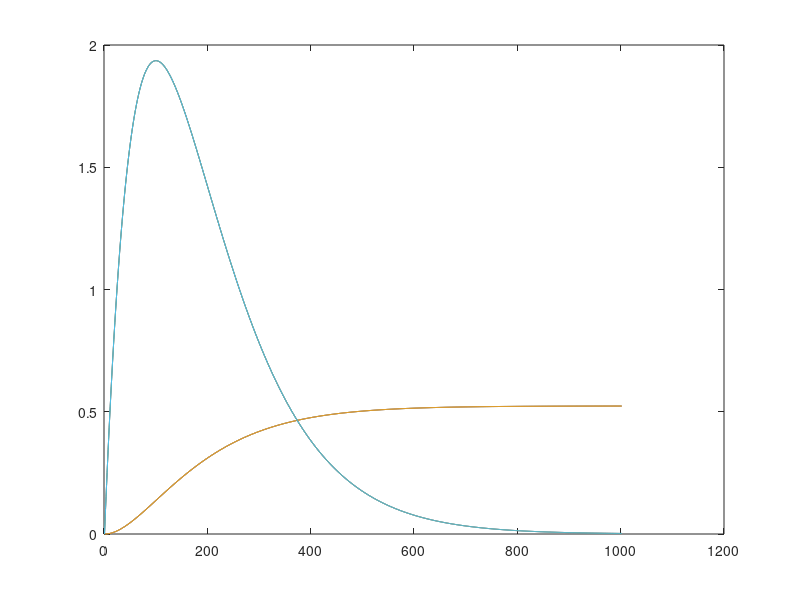

Reproduce this figure in MATLAB.
clear all 
clc;
m = 10;
gamma0 = 0.1;
gamma1= 0.35;
gamma2= 0.4;
gamma3= 0.15;
l = 0.3;
EI = 1.38 * 10^9 * 10^-3 * (6*10^-3)^3/12 ;
k1 = 3.51 * EI/l;
k2 = 2.99 * EI/l;
k3 = 2.58 * EI/l;
m1 = m * gamma1;
m2 = m * gamma2;
m3 = m * gamma3;
J1 = m1 * gamma1^2 * l^2/12;
J2 = m2 * gamma2^2 * l^2/12;
J3 = m3 * gamma3^2 * l^2/12;

t_step = 0.001;
t_f = 1;
t = 0: t_step : t_f;
N = size(t);
N = N(1,2);

x0 = zeros(6,1);
x = [x0, zeros(6,N-1)];
u = [0.001*sin(t);zeros(1,N); zeros(1,N); ];

theta_r = [pi/6; pi/6; pi/6];

for i = 1 : N
    xk = x(:,i); theta1 = xk(1); theta2= xk(2); theta3=xk(3); theta1_d = xk(4);theta2_d = xk(5);theta3_d = xk(6);
    uk = u(:,i);
    

    D11 = (gamma1^3/3 + gamma2^3/3 + gamma3^3/3 + gamma1^2 * gamma2 +gamma1^2 * gamma3 + gamma2^2 * gamma3 +...
        (gamma1 * gamma2^2 + 2* gamma1 * gamma2 * gamma3) * cos(theta2) + gamma2 * gamma3^2 * cos(theta3) + gamma1 * gamma3^2 * cos(theta2 + theta3)) * m*l^2;
        
    D22 = (gamma3^3/3 + gamma2^2 * gamma3 + gamma2 * gamma3^2 * cos(theta3)) * m*l^2;
    
    D33 = gamma3^3 * m * l^2/3;
    
    D12 = (gamma2^3/3 + gamma3^3/3 + gamma2^2 * gamma3 + (gamma1 * gamma2^2/2 + gamma1 * gamma2 * gamma3) * cos(theta2) + ...
        gamma2 * gamma3^2 * cos(theta3) + gamma1 * gamma3^2 * cos(theta2 + theta3)/2)* m * l^2;
    
    D21 = D12;
    
    D13 = (gamma3^3/3 + gamma2 * gamma3^2 *cos(theta3)/2 + gamma1 * gamma3^2 * cos(theta2 + theta3)/2 )*m*l^2;
    
    D31 = D13;
    
    D23 = (gamma3^3/3 + gamma2 * gamma3^2 * cos(theta3)/2) * m * l^2;
    
    D32 = D23;
    
    A = [D11, D12, D13; D21, D22, D23; D31, D32, D33];
    
    
    D111 = 0; D222 = 0; D333 = 0;
    
    D122 = - ( (gamma1*gamma2^2/2 + gamma1 * gamma2 * gamma3) * sin(theta2) + gamma1 * gamma3^3 * sin(theta2 + theta3)/2)*m*l^2;
    
    D133 = - (gamma2*gamma3^2*sin(theta3)/2 + gamma1*gamma3^2 * sin(theta2 + theta3)/2)*m*l^2;
    
    D211 = ( (gamma1 * gamma2^2/2 + gamma1 * gamma2 * gamma3)* sin(theta2) + gamma1 * gamma3^2 * sin(theta2 + theta3)/2)*m*l^2;
    
    D233 = -gamma2 * gamma3^2 * sin(theta3)*m*l^2/2;
    
    D311 = (gamma2*gamma3^2*sin(theta3)/2 + gamma1 * gamma3^2 *sin(theta2 + theta3)/2)*m*l^2;
    
    D322 = gamma2 * gamma3^2 * sin(theta3) *m *l^2/2;
    
    B = [D111, D122, D133; D211, D222, D233; D311, D322, D333];
    
    D112 = -((gamma1 * gamma2^2 + 2 * gamma1 * gamma2 * gamma3)* sin(theta2) + gamma1 * gamma3^2 * sin(theta2+ theta3)) * m * l^2;
    
    D113 = - (gamma2 * gamma3^2 * sin(theta3) + gamma1 * gamma3^2 * sin(theta2 + theta3))*m*l^2;
    
    D123 = D113;
    
    D213 = - gamma2 * gamma3^2 * sin(theta3) * m * l^2;
    
    D223 = D213;
    
    D312 = gamma2 * gamma3^2 * sin(theta3) * m * l^2;
    
    D212 = 0; D313 = 0; D323 = 0;
    
    C = [D112, D113, D123; D212, D213, D223; D312, D313, D323];
    
    D1 = gamma1 * EI/l * k1;
    D5 = gamma2 * EI/l * k2;
    D9 = gamma3 * EI/l * k3;
    D2 = 0; D3 = 0; D4 = 0; D6=0; D7 = 0; D8 = 0;
    
    D = [D1, D2, D3; D4, D5, D6; D7, D8, D9];
    
    
    f = [xk(4:6);
        pinv(A) * (-B * [theta1_d^2; theta2_d^2; theta3_d^2] - C * [theta1_d * theta2_d; theta1_d * theta3_d; theta2_d * theta3_d] - D* xk(1:3))];
        
    
    g = [zeros(3,3); pinv(A)];
    
    
    e = theta_r - xk(1:3); Kp = 10^2;
    e_d = - xk(4:6); Kd = 2* 10;
    
    PID = Kp * e + Kd * e_d;
    uk = B * [theta1_d^2; theta2_d^2; theta3_d^2] + C * [theta1_d * theta2_d; theta1_d * theta3_d; theta2_d * theta3_d] + D* xk(1:3) + A*PID;
    
    x(:,i+1) = xk  + t_step * (f + g * uk);
    
    
end

plot(x')